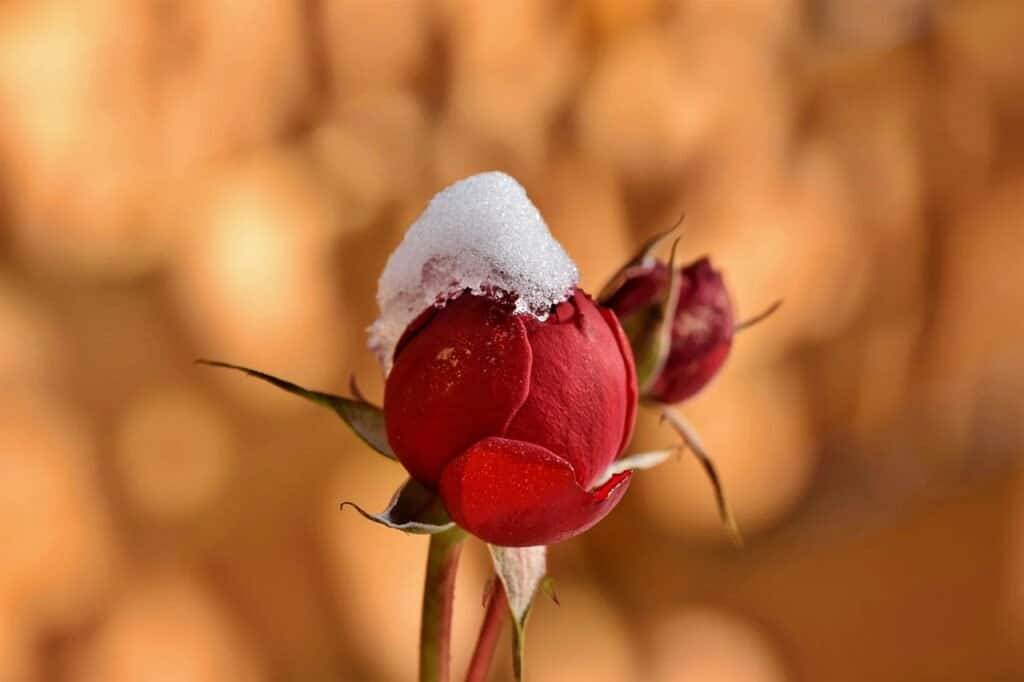
#> input picture Programing/Frameworks/OpenCV/Assets/test.jpg, 1024 x 682 px; the run also reads 1 picture not shown here
$ jupyter execute OpenCV.ipynb
#> lines starting #> are read from the running program, lines starting #| are printed output that depends on the picture; pictures that were not available may be replaced by others from this repository, and a replacement may not be noted
# OpenCV

## 安装

```shell
pip install opencv-python
```

## 导入

[cell 1]
import cv2
import matplotlib.pyplot as plt

## 读取图像

```python
def imread(
    filename: str,
    flags: int
) -> MatLike | None: ...

def imread(
    filename: str,
    dst: MatLike | None,
    flags: int
) -> MatLike | None: ...
```

- `filename` 图像文件名
- `dst` 输出图像，不常用
- `flags` 枚举 `ImreadModes`，默认 `cv2.IMREAD_COLOR_BGR`

| 枚举值                       | 描述                                                                |
| ---------------------------- | ------------------------------------------------------------------- |
| `IMREAD_UNCHANGED`           | 返回加载的图像本身（包括 alpha 通道），忽略 EXIF 的方向             |
| `IMREAD_GRAYSCALE`           | 将图像转换为单通道灰度图像                                          |
| `IMREAD_COLOR_BGR`           | 将图像转换为 3 通道 BGR 彩色图像                                    |
| `IMREAD_COLOR`               | 同上                                                                |
| `IMREAD_ANYDEPTH`            | 当输入具有相应的深度时返回 16-bit/32-bit 图像，否则将其转换为 8-bit |
| `IMREAD_ANYCOLOR`            | 将读取图像以任何可能的颜色格式                                      |
| `IMREAD_LOAD_GDAL`           | 使用 gdal 驱动程序加载图像                                          |
| `IMREAD_REDUCED_GRAYSCALE_2` | 将图像转换为单通道灰度图像，并将图像大小缩小为 1/2                  |
| `IMREAD_REDUCED_COLOR_2`     | 将图像转换为 3 通道 BGR 彩色图像，并将图像大小缩小为 1/2            |
| `IMREAD_REDUCED_GRAYSCALE_4` | 将图像转换为单通道灰度图像，并将图像大小缩小为 1/4                  |
| `IMREAD_REDUCED_COLOR_4`     | 将图像转换为 3 通道 BGR 彩色图像，并将图像大小缩小为 1/4            |
| `IMREAD_REDUCED_GRAYSCALE_8` | 将图像转换为单通道灰度图像，并将图像大小缩小为 1/8                  |
| `IMREAD_REDUCED_COLOR_8`     | 将图像转换为 3 通道 BGR 彩色图像，并将图像大小缩小为 1/8            |
| `IMREAD_IGNORE_ORIENTATION`  | 不根据 EXIF 的方向标志旋转图像                                      |
| `IMREAD_COLOR_RGB`           | 将图像转换为 3 通道 RGB 彩色图像                                    |

支持的图像格式：

- Windows bitmaps - `*.bmp`, `*.dib`
- GIF files - `*.gif`
- JPEG files - `*.jpeg`, `*.jpg`, `*.jpe`
- JPEG 2000 files - `*.jp2`
- Portable Network Graphics - `*.png`
- WebP - `*.webp`
- AVIF - `*.avif`
- Portable image format - `*.pbm`, `*.pgm`, `*.ppm`, `*.pxm`, `*.pnm`
- PFM files - `*.pfm`
- Sun rasters - `*.sr`, `*.ras`
- TIFF files - `*.tiff`, `*.tif`
- OpenEXR Image files - `*.exr`
- Radiance HDR - `*.hdr`, `*.pic`
- Raster and Vector geospatial data supported by GDAL

[cell 2]
image = cv2.imread("./Assets/test.jpg")
#> image is the input picture: shape (682, 1024, 3); mean B, G, R 60.4, 110.8, 184
image.shape
#> Out = (682, 1024, 3)

## 显示图片

```python
def imshow(winname: str, mat: MatLike) -> None: ...
```

- `winname` 窗口名称
- `mat` 要显示的图像

```python
def waitKey(delay: int) -> int: ...
```

返回键盘输入的 ASCII 码

- `delay` 等待时间，单位为毫秒，默认为 0，表示无限等待

```python
def destroyAllWindows() -> None: ...
```

[cell 3]
cv2.imshow("image", image)
cv2.waitKey(0)
cv2.destroyAllWindows()

## 读取视频

```python
class VideoCapture(): ...
class VideoCapture(filename, apiPreference): ...
class VideoCapture(filename, apiPreference, params): ...
class VideoCapture(index, apiPreference): ...
class VideoCapture(index, apiPreference, params): ...
class VideoCapture(source, apiPreference, params): ...
```

- `filename` 视频文件名，可以是：
  - 视频文件名（例如 `video.mp4`）
  - 图像序列（例如 `img_%02d.jpg`，将读取样本如 `img_00.jpg`、`img_01.jpg`、`img_02.jpg` 等）
  - 视频流URL（例如 `protocol://host:port/script_name?script_params|auth`）
- `index` 用于打开视频捕捉设备的标识符，若要使用默认后端打开默认相机，只需传递 0 即可。
- `source` 数据流
- `apiPreference` 优先使用的 Capture API 后端，参见 [VideoCaptureAPIs](https://docs.opencv.org/4.x/d4/d15/group__videoio__flags__base.html#ga023786be1ee68a9105bf2e48c700294d)
- `params` 参见 [VideoCaptureProperties](https://docs.opencv.org/4.x/d4/d15/group__videoio__flags__base.html#gaeb8dd9c89c10a5c63c139bf7c4f5704d)

```python
# VideoCapture.get
def get(propId: int) -> float: ...
```

返回指定属性的值，当查询不支持的属性时，将返回 0

- `propId` 查询的属性，参见 [VideoCaptureProperties](https://docs.opencv.org/4.x/d4/d15/group__videoio__flags__base.html#gaeb8dd9c89c10a5c63c139bf7c4f5704d)

[cell 4]
video = cv2.VideoCapture("./Assets/Cars.mp4")
if not video.isOpened():
    raise Exception("Video not opened")
video.get(cv2.CAP_PROP_FPS), video.get(cv2.CAP_PROP_FRAME_COUNT)

## 显示视频

[cell 5]
while video.isOpened():
    ret, frame = video.read()
    if not ret:
        break
    cv2.imshow("video", frame)
    if cv2.waitKey(20) == ord("q"):
#> (key q is pressed here)
        break
video.release()
cv2.destroyAllWindows()

## 调整图像大小

```python
def resize(
    src: MatLike,
    dsize: Size | None,
    dst: MatLike | None,
    fx: float,
    fy: float,
    interpolation: int
) -> MatLike
```

- `src` 输入图像
- `dsize` 目标图像大小，若为 `None`，则根据 `fx` 和 `fy` 计算目标图像大小
- `dst` 目标图像数组
- `fx` 水平方向缩放因子
- `fy` 垂直方向缩放因子
- `interpolation` 插值方法，参见 [InterpolationFlags](https://docs.opencv.org/4.x/da/d54/group__imgproc__transform.html#ga5bb5a1fea74ea38e1a5445ca803ff121)

[cell 6]
resized = cv2.resize(image, None, fx=0.5, fy=0.5)

plt.figure(figsize=(10, 5))
plt.subplot(1, 2, 1)
plt.imshow(image[:, :, ::-1])
plt.subplot(1, 2, 2)
plt.imshow(resized[:, :, ::-1])
plt.tight_layout()
plt.show()
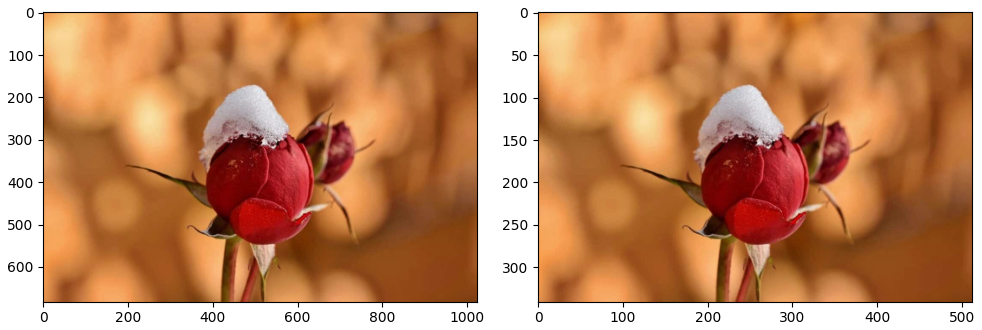
#> figure drawn by matplotlib, 2 panels

## 截取图像区域

称为 ROI（Region of Interest，感兴趣区域）

使用 NumPy 的数组切片语法即可

[cell 7]
roi = image[200:600, 250:750]
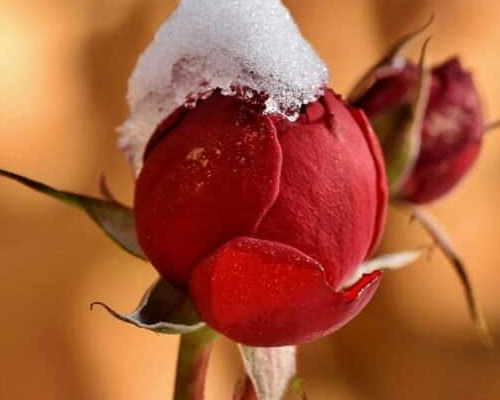
#> roi: shape (400, 500, 3); mean B, G, R 57.9, 90.9, 168.8

plt.figure(figsize=(10, 5))
plt.subplot(1, 2, 1)
plt.imshow(image[:, :, ::-1])
plt.subplot(1, 2, 2)
plt.imshow(roi[:, :, ::-1])
plt.tight_layout()
plt.show()
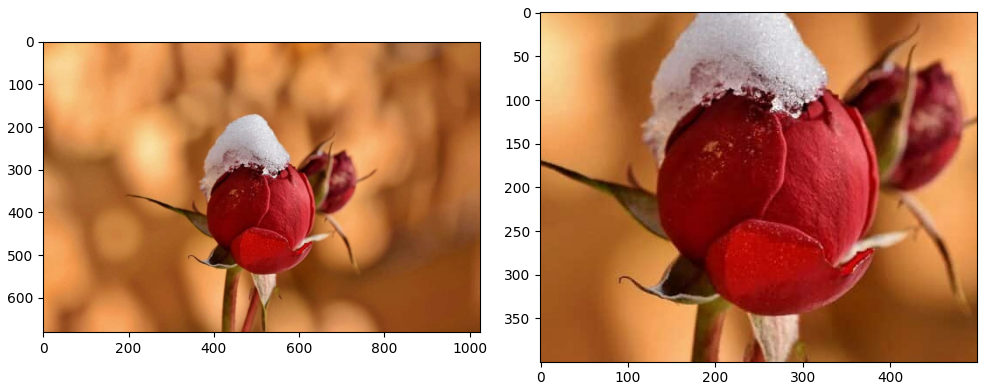
#> figure drawn by matplotlib, 2 panels

## 旋转图像

```python
def rotate(
    src: MatLike,
    rotateCode: int,
    dst: MatLike | None
) -> MatLike
```

将图像数组按 90 度的整数倍旋转

- `src` 输入图像
- `rotateCode` 旋转角度，枚举 `RotateFlags`
- `dst` 输出图像

| 枚举值                       | 描述              |
| ---------------------------- | ----------------- |
| `ROTATE_90_CLOCKWISE`        | 顺时针旋转 90 度  |
| `ROTATE_180`                 | 顺时针旋转 180 度 |
| `ROTATE_90_COUNTERCLOCKWISE` | 顺时针旋转 270 度 |

```python
def getRotationMatrix2D(
    center: Point2f,
    angle: float,
    scale: float
) -> MatLike
```

计算二维旋转的仿射矩阵

- `center` 旋转中心
- `angle` 旋转角度，单位为度，正值表示逆时针旋转
- `scale` 缩放因子

```python
def warpAffine(
    src: MatLike,
    M: MatLike,
    dsize: Size,
    dst: MatLike | None,
    flags: int,
    borderMode: int,
    borderValue: Scalar
) -> MatLike: ...
```

对图像应用仿射变换

- `src` 输入图像
- `M` 变换矩阵
- `dsize` 输出图像大小
- `dst` 输出图像
- `flags` 插值方法，参见 [InterpolationFlags](https://docs.opencv.org/4.x/da/d54/group__imgproc__transform.html#ga5bb5a1fea74ea38e1a5445ca803ff121)
- `borderMode` 像素外推方法，参见 [BorderTypes](https://docs.opencv.org/4.x/d2/de8/group__core__array.html#ga209f2f4869e304c82d07739337eae7c5)
- `borderValue` 在边界为常数的情况下使用的值，默认值为0

[cell 8]
rotated_img1 = cv2.rotate(image, cv2.ROTATE_180)
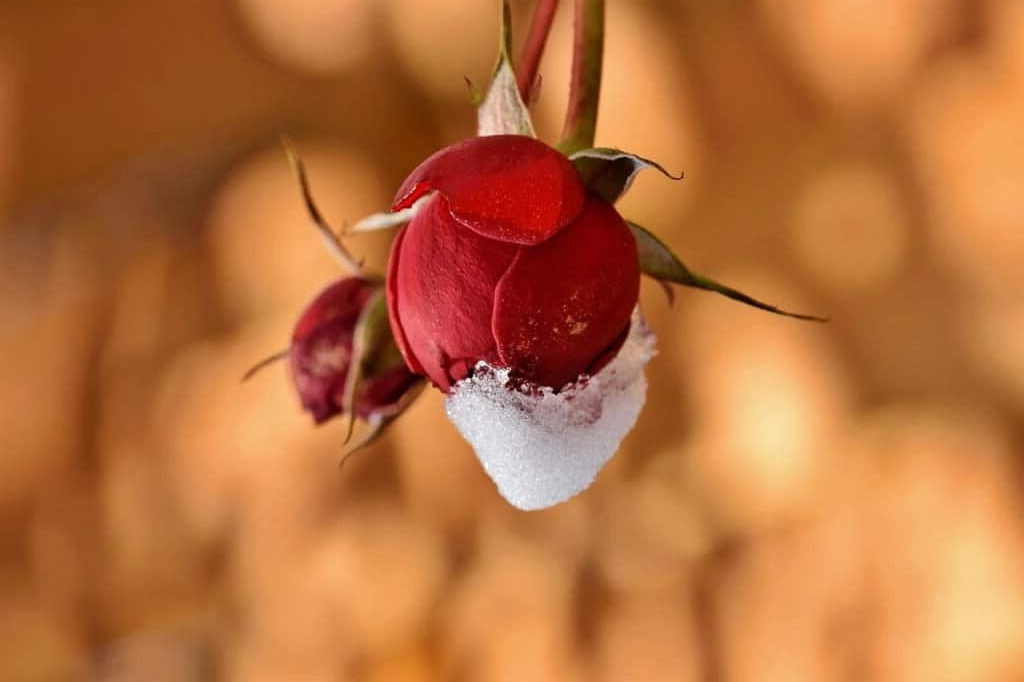
#> rotated_img1: shape (682, 1024, 3); mean B, G, R 60.4, 110.8, 184
height, width = image.shape[:2]
#> height = 682; width = 1024
center = (width / 2, height / 2)
#> center = (512, 341)
rotate_matrix = cv2.getRotationMatrix2D(center, -45, 1)
rotated_img2 = cv2.warpAffine(image, rotate_matrix, (width, height))
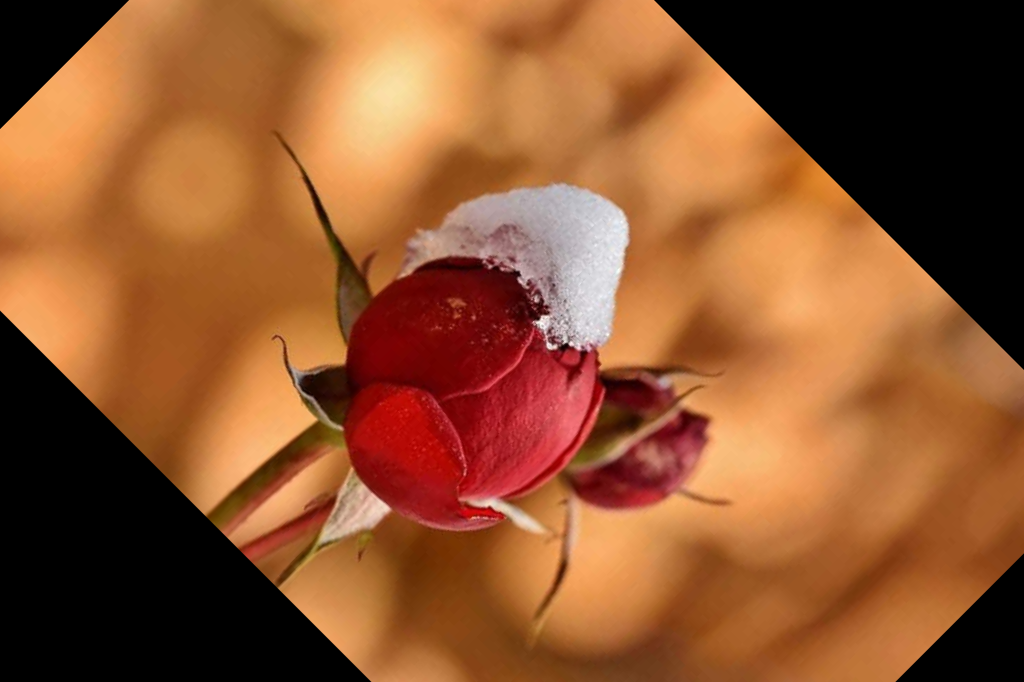
#> rotated_img2: shape (682, 1024, 3); mean B, G, R 46.8, 84.7, 142.6

plt.figure(figsize=(15, 5))
plt.subplot(1, 3, 1)
plt.imshow(image[:, :, ::-1])
plt.subplot(1, 3, 2)
plt.imshow(rotated_img1[:, :, ::-1])
plt.subplot(1, 3, 3)
plt.imshow(rotated_img2[:, :, ::-1])
plt.tight_layout()
plt.show()
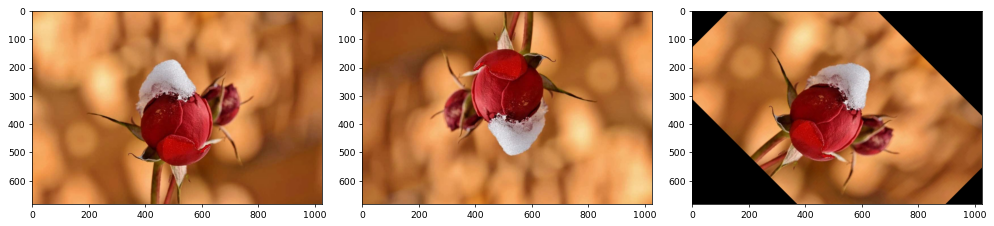
#> figure drawn by matplotlib, 3 panels
